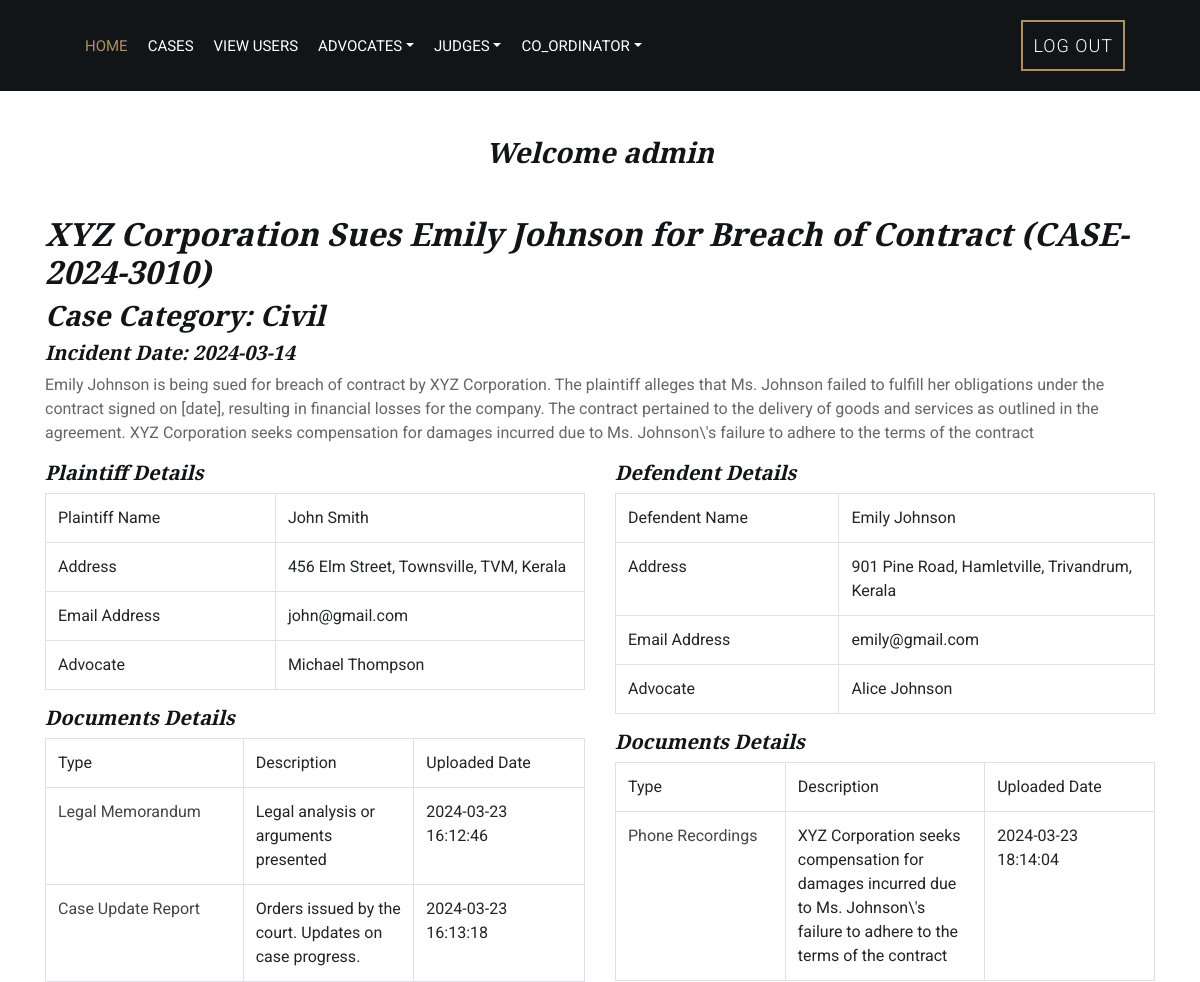
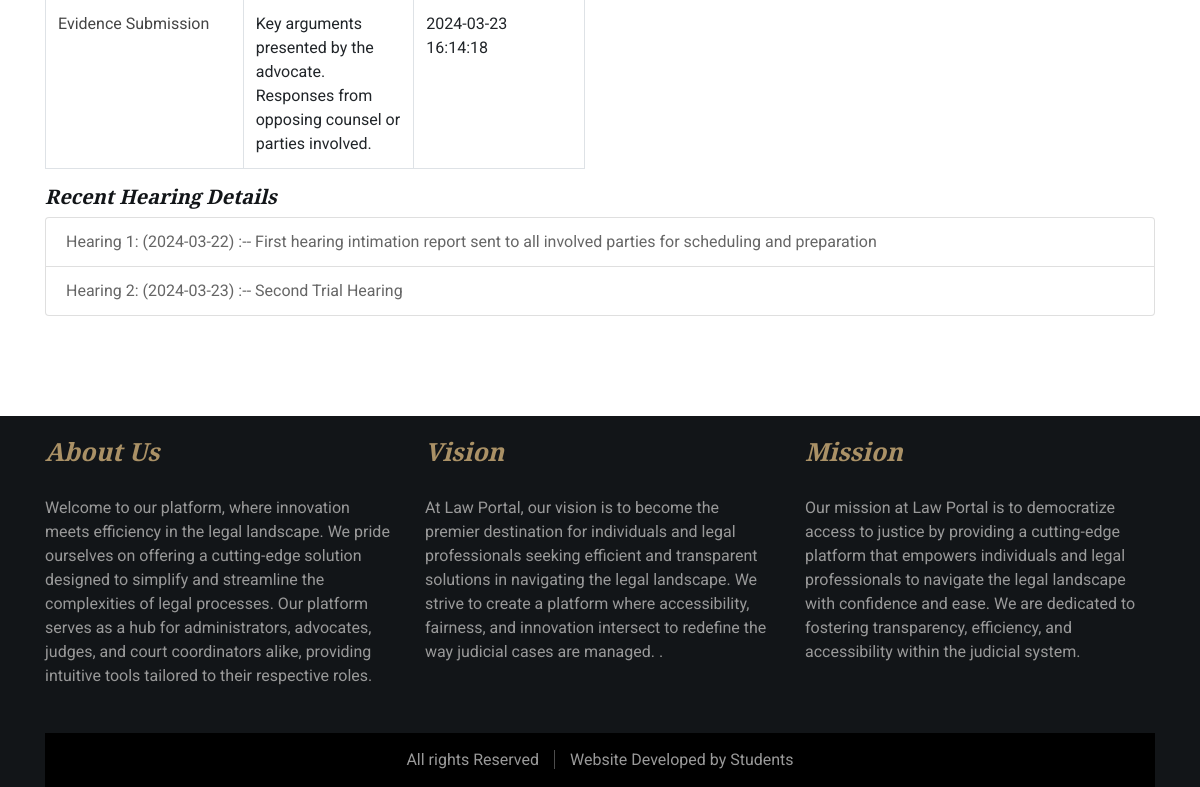
The app's page /phpfiles/view_case_details_admin.php?case_id=1 (signed in) with its own data (2 pictures, top to bottom).
### tables this page shows
CREATE TABLE `user_details` (
  `uid` int(11) NOT NULL,
  `user_id` int(10) NOT NULL,
  `name` varchar(100) NOT NULL,
  `email` varchar(100) NOT NULL,
  `phone` varchar(20) NOT NULL,
  `address` varchar(200) NOT NULL,
  `id_proof` varchar(300) NOT NULL
);

CREATE TABLE `case_details` (
  `case_id` int(11) NOT NULL,
  `case_number` varchar(100) DEFAULT NULL,
  `case_title` varchar(200) DEFAULT NULL,
  `description` varchar(500) NOT NULL,
  `category` varchar(100) DEFAULT NULL,
  `filing_date` varchar(50) DEFAULT NULL,
  `defendant_name` varchar(150) NOT NULL,
  `case_status` varchar(50) DEFAULT NULL,
  `incident_date` varchar(50) NOT NULL,
  `user_id` int(11) NOT NULL,
  `created_date` datetime NOT NULL DEFAULT current_timestamp(),
  `defendent_id` int(11) DEFAULT NULL
);

CREATE TABLE `advocate_details` (
  `id` int(11) NOT NULL,
  `userid` int(11) NOT NULL,
  `name` varchar(100) NOT NULL,
  `phone` varchar(30) NOT NULL,
  `email` varchar(100) NOT NULL,
  `address` varchar(200) NOT NULL,
  `licence_number` varchar(50) NOT NULL,
  `bar_association` varchar(100) NOT NULL,
  `experience` varchar(200) NOT NULL,
  `qualification` varchar(200) NOT NULL,
  `photo` varchar(300) NOT NULL,
  `id_proof` varchar(300) NOT NULL
);

CREATE TABLE `case_documents` (
  `document_id` int(11) NOT NULL,
  `case_id` int(11) NOT NULL,
  `document_type` varchar(100) NOT NULL,
  `file_name` varchar(300) NOT NULL,
  `advocate_id` int(11) NOT NULL,
  `case_handling_id` int(11) NOT NULL,
  `description_details` varchar(500) NOT NULL,
  `upload_date` datetime NOT NULL DEFAULT current_timestamp()
);

CREATE TABLE `hearing_schedule` (
  `hearing_id` int(11) NOT NULL,
  `case_id` int(11) NOT NULL,
  `hearing_date` varchar(30) NOT NULL,
  `judge_id` int(11) NOT NULL,
  `description` varchar(500) NOT NULL,
  `hearing_status` int(11) NOT NULL
);

### phpfiles/view_case_details_admin.php (the view, shortened to what this page needs)
<?php
include("user_auth.php");
if(!isset($user))
{
	echo "<script>window.location='../index.php'</script>";
}
else
{
include('adminheader.php');
$case_id=$_REQUEST['case_id'];
$sql="SELECT * FROM user_details u JOIN case_details c ON u.user_id = c.user_id WHERE c.case_id = '$case_id'";
$result=$con->query($sql);
$row=$result->fetch_assoc();
$user_id=$row['user_id'];
$sql1="SELECT * FROM `advocate_details` WHERE userid in (SELECT advocate_id FROM case_handling_advocates WHERE user_id='$user_id' and case_id='$case_id')";
$result1=$con->query($sql1);
$row1=$result1->fetch_assoc();
$advocate_id=$row1['userid'];
$sql2="SELECT * FROM `case_documents` WHERE case_id='$case_id' and advocate_id='$advocate_id'";
$result2=$con->query($sql2);
$defendent_id=$row['defendent_id'];
?>
            <div class="service">
                <div class="container">
                    <div class="section-header">
					<h3>Welcome <?php echo $usern['name']; ?></h3>
                    </div>
					<div class="row">
                        <div class="col-12">
                            <h2><?php echo $row['case_title']; ?> (<?php echo $row['case_number']; ?>)</h2>
                            <h3>Case Category: <?php echo $row['category']; ?></h3>
                            <h5>Incident Date: <?php echo $row['incident_date']; ?></h5>
                            <p>
                                <?php echo $row['description']; ?>
                          </p>
							<div class="row">
								<div class="col-6">
									<h5>Plaintiff Details</h5>
                            <table class="table table-bordered">
							<tr>
								<td width="108">Plaintiff Name</td>
								<td width="108"><?php echo $row['name']; ?></td>
							</tr>
							<tr>
								<td width="108">Address</td>
								<td width="108"><?php echo $row['address']; ?></td>
							</tr>
							<tr>
								<td width="108">Email Address</td>
								<td width="108"><?php echo $row['email']; ?></td>
							</tr>
							<tr>
								<td width="108">Advocate</td>
								<td width="108"><?php echo $row1['name']; ?></td>
							</tr>
						</table>
						<h5>Documents Details</h5>
						<table class="table table-bordered">
							<tr>
								<td width="108">Type</td>
								<td width="108">Description</td>
								<td width="108">Uploaded Date</td>
							</tr>
							<?php
							while($row2=$result2->fetch_assoc())
							{
							?>
							<tr>
								<td width="108"><a href="../uploads/<?php echo $row2['file_name']; ?>" target="_blank"><?php echo $row2['document_type']; ?></a></td>
								<td width="108"><?php echo $row2['description_details']; ?></td>
								<td width="108"><?php echo $row2['upload_date']; ?></td>
							</tr>
							<?php
							}
								?>
						</table>
								</div>
								<div class="col-6">
									<h5>Defendent Details</h5>
									<?php
									if($defendent_id!=NULL)
									{
$sql_d="SELECT * FROM user_details u JOIN case_details c ON u.user_id = c.defendent_id WHERE c.case_id = '$case_id'";
$result_d=$con->query($sql_d);
$row_d=$result_d->fetch_assoc();
$sql1_d="SELECT * FROM `advocate_details` WHERE userid in (SELECT advocate_id FROM case_handling_advocates WHERE user_id='$defendent_id' and case_id='$case_id')";
$result1_d=$con->query($sql1_d);
$row1_d=$result1_d->fetch_assoc();
$advocate_id_d=$row1_d['userid'];
$sql2_d="SELECT * FROM `case_documents` WHERE case_id='$case_id' and advocate_id='$advocate_id_d'";
$result2_d=$con->query($sql2_d);
									?>
                            <table class="table table-bordered">
							<tr>
								<td width="108">Defendent Name</td>
								<td width="108"><?php echo $row_d['name']; ?></td>
							</tr>
							<tr>
								<td width="108">Address</td>
								<td width="108"><?php echo $row_d['address']; ?></td>
							</tr>
							<tr>
								<td width="108">Email Address</td>
								<td width="108"><?php echo $row_d['email']; ?></td>
							</tr>
							<tr>
								<td width="108">Advocate</td>
								<td width="108"><?php echo $row1_d['name']; ?></td>
							</tr>
						</table>
						<h5>Documents Details</h5>
						<table class="table table-bordered">
							<tr>
								<td width="108">Type</td>
								<td width="108">Description</td>
								<td width="108">Uploaded Date</td>
							</tr>
							<?php
							while($row2_d=$result2_d->fetch_assoc())
							{
							?>
							<tr>
								<td width="108"><a href="../uploads/<?php echo $row2_d['file_name']; ?>" target="_blank"><?php echo $row2_d['document_type']; ?></a></td>
								<td width="108"><?php echo $row2_d['description_details']; ?></td>
								<td width="108"><?php echo $row2_d['upload_date']; ?></td>
							</tr>
							<?php
							}
								?>
						</table>
									<?php } else {echo "<p>No Defendent Details</p>";} ?>
								</div>
							</div>
                            <h5>Recent Hearing Details</h5>
                          <ul class="list-group">
							<?php
								$i=1;
								$sql3="SELECT * FROM `hearing_schedule` WHERE case_id='$case_id'";
								$result3=$con->query($sql3);
								while($row3=$result3->fetch_assoc())
								{
							?>
							<li class="list-group-item">Hearing <?php echo $i; ?>: (<?php echo $row3['hearing_date']; ?>) :-- <?php echo $row3['description']; ?></li>
							<?php
									$i++;
								}
							?>
                            </ul>
						<p>&nbsp;</p>
                      </div>
                    </div>
                </div>
            </div>
            <?php include('footer2.php'); } ?>

### template/css/style.css (style rules this page uses)
body { color: #666666; background: #ffffff; font-family: 'Roboto', sans-serif; font-weight: 400; }
h1, h2, h3, h4, h5, h6 { font-family: 'EB Garamond', serif; font-weight: 600; font-style: italic; color: #121518; }
a { color: #454545; transition: .3s; }
.section-header { position: relative; width: 100%; text-align: center; margin-bottom: 45px; }
.service { position: relative; width: 100%; padding: 45px 0 15px 0; }

### records on screen
user_details: case_details.case_title "XYZ Corporation Sues Emily Johnson for Breach of Contract", case_details.case_number "CASE-2024-3010", case_details.category "Civil", case_details.incident_date "2024-03-14", case_details.description "Emily Johnson is being sued for breach of contract by XYZ Corporation. The plaintiff alleges that Ms. Johnson failed to fulfill her obligations under the contract signed on [date], resulting in financial losses for the company. The contract pertained to the delivery of goods and services as outlined in the agreement. XYZ Corporation seeks compensation for damages incurred due to Ms. Johnson\\'s failure to adhere to the terms of the contract", name "John Smith", address "456 Elm Street, Townsville, TVM, Kerala", email "john@gmail.com"
advocate_details: name "Michael Thompson"
case_documents: document_type "Legal Memorandum", description_details "Legal analysis or arguments presented", upload_date "2024-03-23 16:12:46"
case_documents: document_type "Case Update Report", description_details "Orders issued by the court. Updates on case progress.", upload_date "2024-03-23 16:13:18"
case_documents: document_type "Evidence Submission", description_details "Key arguments presented by the advocate. Responses from opposing counsel or parties involved.", upload_date "2024-03-23 16:14:18"
user_details: name "Emily Johnson", address "901 Pine Road, Hamletville, Trivandrum, Kerala", email "emily@gmail.com"
advocate_details: name "Alice Johnson"
case_documents: document_type "Phone Recordings", description_details "XYZ Corporation seeks compensation for damages incurred due to Ms. Johnson\\'s failure to adhere to the terms of the contract", upload_date "2024-03-23 18:14:04"
hearing_schedule: hearing_date "2024-03-22", description "First hearing intimation report sent to all involved parties for scheduling and preparation"
hearing_schedule: hearing_date "2024-03-23", description "Second Trial Hearing"

### other values on screen
$usern['name'] "admin"
